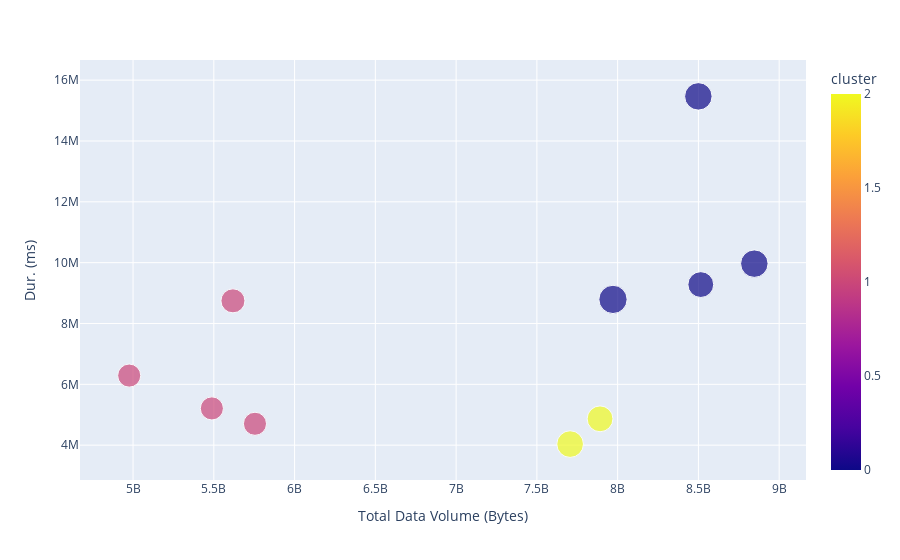

The notebook cell this image was saved under:
### Code cell
fig= px.scatter(top_engagement, x="Total Data Volume (Bytes)", y= 'Dur. (ms)',
                 color='cluster', size='xDR Sessions')
fig.show()

### Figure 1 — Plotly figure (JSON) as saved in the notebook; plotly's stock layout.template omitted (floating-point values rounded to 4 significant figures)
{"data": [{"hovertemplate": "Total Data Volume (Bytes)=%{x}<br>Dur. (ms)=%{y}<br>xDR Sessions=%{marker.size}<br>cluster=%{marker.color}<extra></extra>", "legendgroup": "", "marker": {"color": [0, 0, 0, 2, 2, 0, 1, 1, 1, 1], "coloraxis": "coloraxis", "size": [18, 17, 17, 16, 15, 15, 13, 12, 12, 12], "sizemode": "area", "sizeref": 0.045, "symbol": "circle"}, "mode": "markers", "name": "", "orientation": "v", "showlegend": false, "type": "scatter", "x": [7971167261, 8846226494, 8499620722, 7705862783, 7891110608, 8514773963, 5618394054, 4976195043, 5487855293, 5754730859], "xaxis": "x", "y": [8791927, 9966898, 15470000.0, 4035428, 4865947, 9279434, 8744914, 6287761, 5207990, 4703516], "yaxis": "y"}], "layout": {"coloraxis": {"colorbar": {"title": {"text": "cluster"}}, "colorscale": [[0, "#0d0887"], [0.1111, "#46039f"], [0.2222, "#7201a8"], [0.3333, "#9c179e"], [0.4444, "#bd3786"], [0.5556, "#d8576b"], [0.6667, "#ed7953"], [0.7778, "#fb9f3a"], [0.8889, "#fdca26"], [1, "#f0f921"]]}, "legend": {"itemsizing": "constant", "tracegroupgap": 0}, "margin": {"t": 60}, "xaxis": {"anchor": "y", "domain": [0, 1], "title": {"text": "Total Data Volume (Bytes)"}}, "yaxis": {"anchor": "x", "domain": [0, 1], "title": {"text": "Dur. (ms)"}}}}
